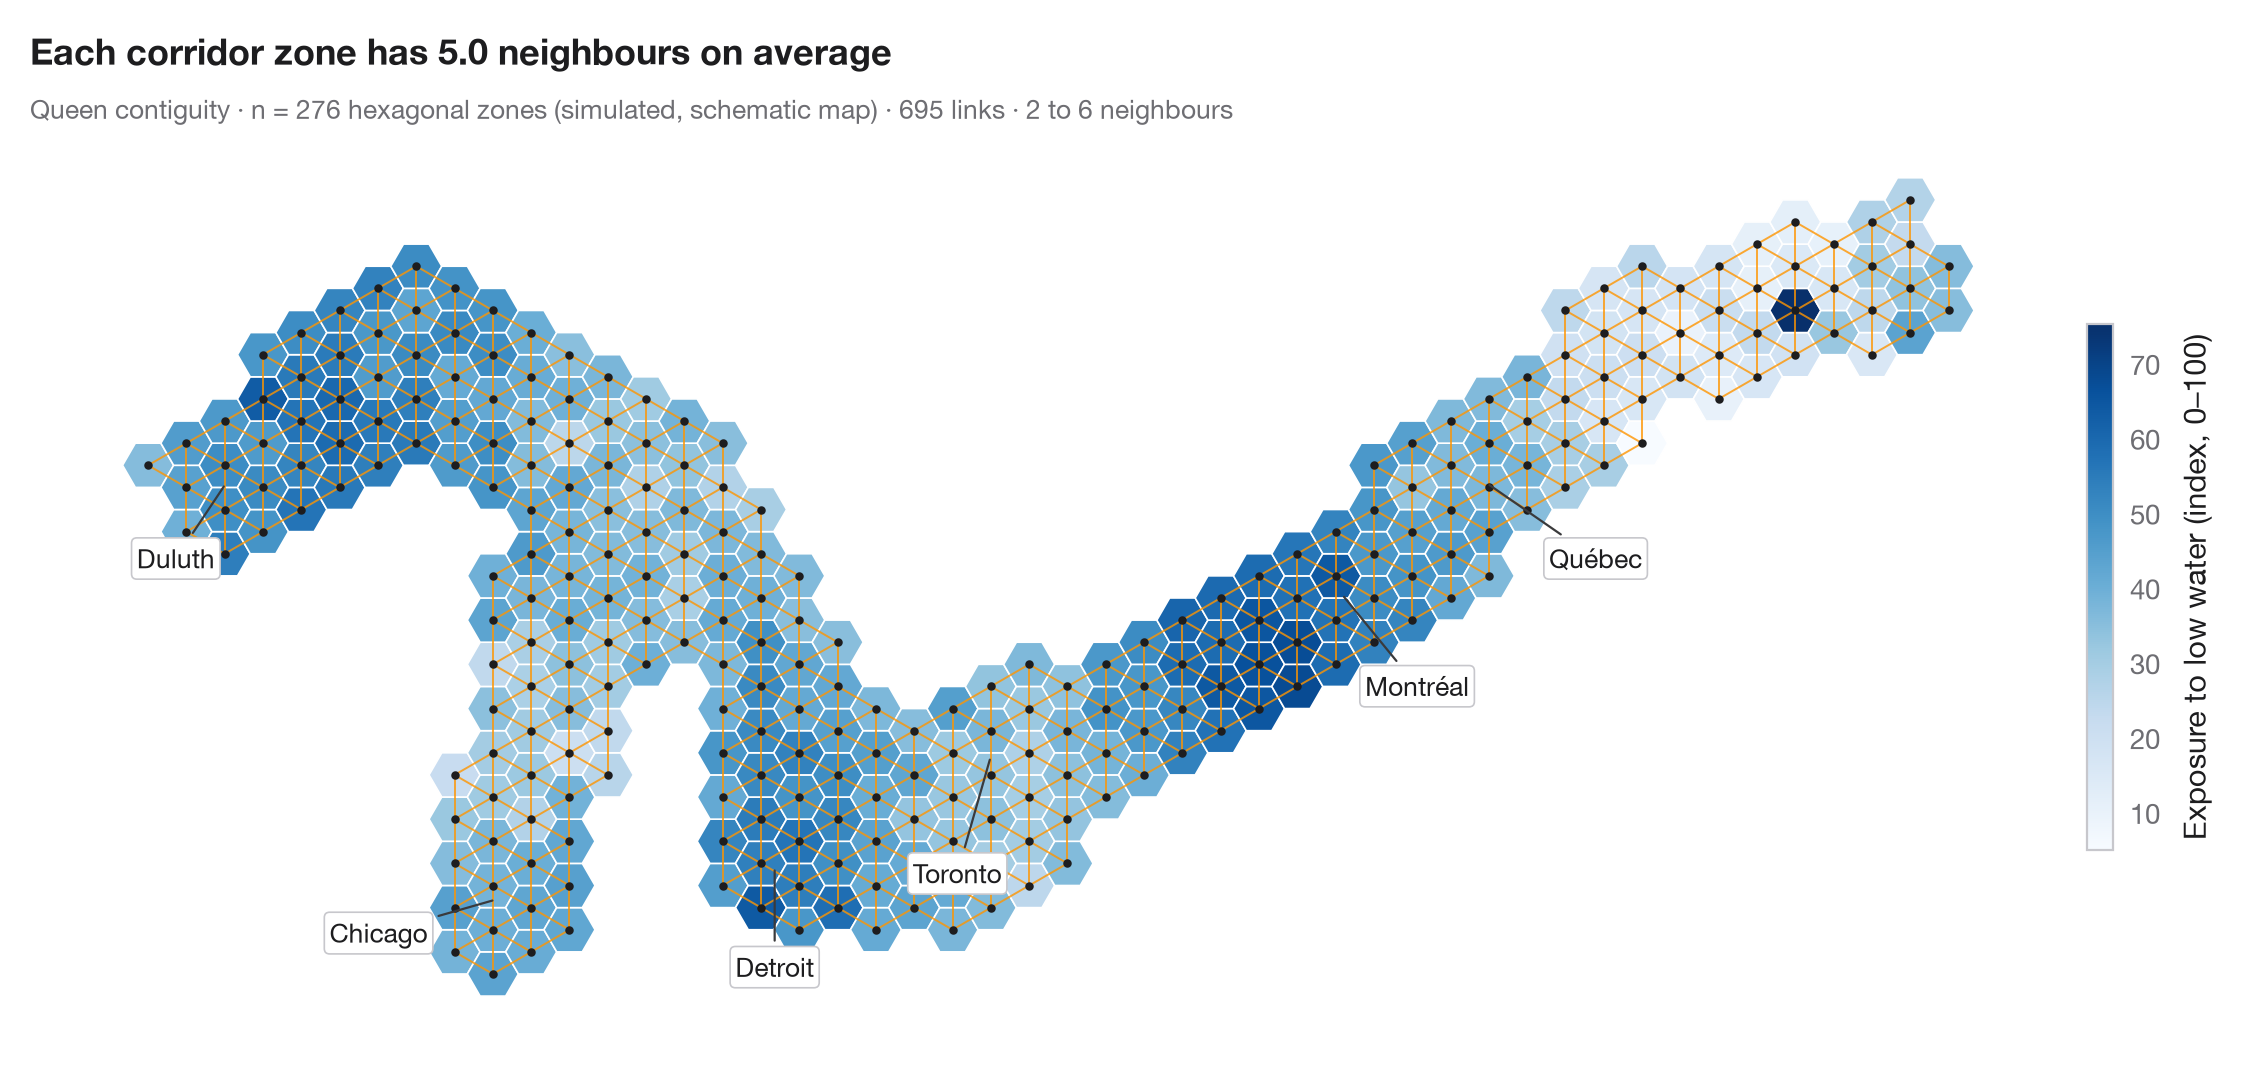

Recreate this plot in Python.
"""
title: Choropleth with spatial weights
summary: A map of one variable with the neighbour network drawn on top — the structure every spatial statistic relies on.
r: spdep::poly2nb() + plot(nb, coords)
tags: [spatial weights, contiguity, queen, choropleth, neighbours, Great Lakes]
description: |
  Every spatial statistic starts by deciding who is a neighbour of whom. This
  chart shows that decision before any test is run: a choropleth of one
  variable, with a line joining the centres of every pair of neighbouring
  areas. Here neighbours share a border or a corner (**queen contiguity**), and
  each row of the weights matrix is later standardised so that an area's
  "spatial lag" is the average of its neighbours. Other choices — rook
  contiguity, the k nearest neighbours, a distance band — give different
  networks and can change the results, so the network is worth looking at.

  Data are **simulated**, set in the context of the GVCdtLab, CIRANO's digital twin
  of the Great Lakes–St. Lawrence trade and transport corridor: 276 hexagonal
  zones laid along a schematic waterway from Duluth and Chicago to the Gulf of
  St. Lawrence, each with a 0–100 index of how exposed its shipping is to low
  water levels. Neither the zones nor the values are the lab's data or results.
  Weights come from `libpysal.weights.Queen`; the zones are built with
  **Shapely** and drawn with **GeoPandas**.
"""
import geopandas as gpd
import matplotlib.pyplot as plt
import numpy as np
from libpysal import weights
from shapely.geometry import MultiLineString, Point, Polygon

# Simulated data, set in the context of the CIRANO GVCdtLab [gvcdtlab]
# Schematic corridor: hexagonal zones within reach of the waterway, Duluth and Chicago to the Gulf
main = [(-92.1, 46.8), (-89.2, 48.4), (-84.4, 46.5), (-82.4, 44.0), (-83.0, 42.3), (-81.2, 42.2),
        (-79.0, 42.9), (-79.4, 43.6), (-76.5, 44.2), (-73.6, 45.5), (-71.2, 46.8), (-68.5, 48.5),
        (-64.5, 49.2)]
michigan = [(-84.0, 45.6), (-86.6, 45.4), (-87.0, 43.5), (-87.6, 41.9)]
k = np.cos(np.radians(45))                      # shrink longitudes so the hexagons are regular
water = MultiLineString([[(x * k, y) for x, y in line] for line in (main, michigan)])
r, hexes = 0.3, []
for col in range(90):
    for row in range(36):
        cx, cy = -66.5 + 1.5 * r * col, 40.5 + np.sqrt(3) * r * (row + (col % 2) / 2)
        if water.distance(Point(cx, cy)) < 0.95:
            hexes.append(Polygon([(round(cx + r * np.cos(a), 6), round(cy + r * np.sin(a), 6))
                                  for a in np.radians(range(0, 360, 60))]))
g = gpd.GeoDataFrame(geometry=hexes)
xy = np.column_stack([g.centroid.x / k, g.centroid.y])      # back to longitude, latitude

# Exposure to low water: high at shallow passages (Seaway, connecting channels, upper lakes),
# low in the deep tidal estuary, plus spatially smooth noise and one draft-limited harbour
def bump(lon, lat, s):
    return np.exp(-((xy[:, 0] - lon) ** 2 + (xy[:, 1] - lat) ** 2) / (2 * s ** 2))
w = weights.Queen.from_dataframe(g, use_index=False)
w.transform = "r"
rng = np.random.default_rng(12)
noise = rng.normal(0, 1, len(g))
for _ in range(2):
    noise = weights.lag_spatial(w, noise)       # smooth the noise over neighbours
exposure = (35 + 30 * bump(-74.8, 45.0, 1.6) + 22 * bump(-82.7, 42.7, 1.2) + 20 * bump(-90.3, 47.6, 1.8)
            - 25 * bump(-67.0, 48.8, 2.2) + 12 * noise + rng.normal(0, 4, len(g)))
exposure[np.argmin(np.hypot(xy[:, 0] + 66.0, xy[:, 1] - 49.0))] = 75        # outlier harbour
g["exposure"] = exposure.clip(0, 100).round(1)

# Queen contiguity: neighbours share a border or a corner
cards = np.array(list(w.cardinalities.values()))
c = np.column_stack([g.centroid.x, g.centroid.y])

fig, ax = plt.subplots(figsize=(11, 5.2))
g.plot(column="exposure", cmap="Blues", edgecolor="white", linewidth=0.6, ax=ax, legend=True,
       legend_kwds=dict(label="Exposure to low water (index, 0–100)", shrink=0.55, pad=0.01))
for i, nbrs in w.neighbors.items():
    for j in nbrs:
        if i < j:                      # draw each link once
            ax.plot(*c[[i, j]].T, color="#FF9500", lw=0.7, alpha=0.8)
ax.scatter(*c.T, s=6, color="#1D1D1F", zorder=3)
for name, lon, lat, dx, dy in [("Duluth", -92.1, 46.8, -0.6, -0.9), ("Chicago", -87.6, 41.9, -1.4, -0.4),
                              ("Detroit", -83.0, 42.3, 0, -1.2), ("Toronto", -79.4, 43.6, -0.4, -1.4),
                              ("Montréal", -73.6, 45.5, 0.9, -1.1), ("Québec", -71.2, 46.8, 1.3, -0.9)]:
    ax.annotate(name, (lon * k, lat), (lon * k + dx, lat + dy), ha="center", va="center", fontsize=9.5,
                bbox=dict(boxstyle="round,pad=0.2", fc="white", ec="#C7C7CC", lw=0.6),
                arrowprops=dict(arrowstyle="-", color="#3A3A3C", lw=0.8))
ax.set_axis_off()
ax.set_title(f"Each corridor zone has {w.mean_neighbors:.1f} neighbours on average", pad=26)
ax.text(0, 1.02, f"Queen contiguity · n = {w.n} hexagonal zones (simulated, schematic map) · "
        f"{cards.sum() // 2} links · {cards.min()} to {cards.max()} neighbours",
        transform=ax.transAxes, fontsize=9.5, color="#6E6E73")
plt.show()
